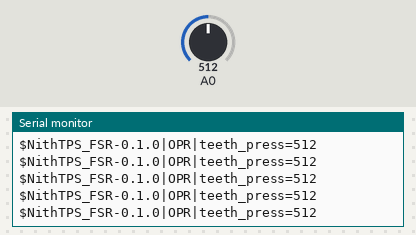
The sketch below on a simulated Arduino Uno, built with avr-gcc and run on an emulated ATmega328P. Parts: the last lines printed to the serial monitor. The inputs (shaded band) are chosen by the test bench; at power-on: A0 = 512.

Above: at 1.2 s.
1.3 s: A0 set to 11
At 2.1 s:
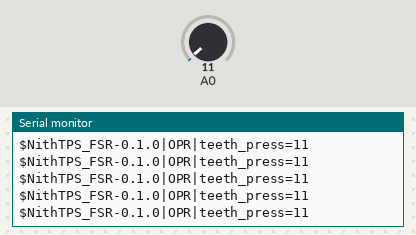
2.8 s: A0 set to 8
At 3.4 s:
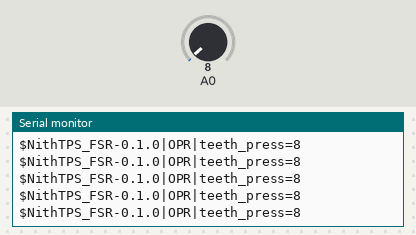
8.8 s: A0 set to 983
At 9.8 s:
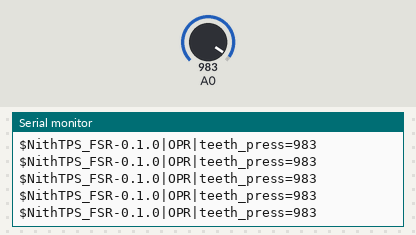
10.3 s: A0 set to 1008
At 11.3 s:
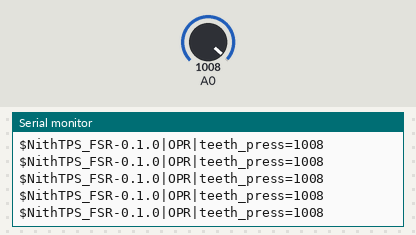
Timing chart, 0 to 13.3 s (numbered marks = the images above; inputs shaded):
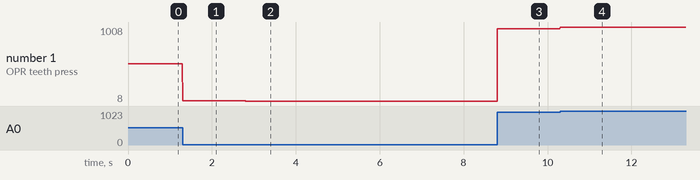

The sketch:

NithTPS_FSR-v0.2.0.ino
```cpp
/* Definition of constants */
#define SAMPLING_DELAY_MS (5)
#define SENSOR_NAME ("NithTPS_FSR-0.1.0")
//#define MAX 400
//#define DEADZONE 300

void setup() {
  // initialize serial communication at 9600 bits per second:
  Serial.begin(115200);
}

void loop() {

  int sensorValue = analogRead(A0); // read the input on analog pin 0
  float voltage = sensorValue;

  #ifdef DEADZONE
  voltage -= DEADZONE;
  if(voltage < 0){
    voltage = 0;
  }
  #endif

  #ifdef MAX
  if(voltage > MAX){
    voltage = MAX;
  }
  #endif

  /* Print output line */
  /* =============================================== */

  /* Line start character */
  Serial.print("$");

  /* Sensor name and version */
  Serial.print(SENSOR_NAME);
  Serial.print("|");

  /* Status line */
  Serial.print("OPR");
  Serial.print("|");

  /* Values */
  Serial.print("teeth_press=");
  Serial.print(voltage, 0);
  #ifdef MAX
  Serial.print("/");
  Serial.println(MAX);
  #else
  Serial.println();
  #endif
  delay(SAMPLING_DELAY_MS);
}
```

Measured:
- after the input at 1.3 s, the serial monitor: prints a new line at once (image 1)
- after the input at 2.8 s, the serial monitor: prints a new line at once (image 2)
- after the input at 8.8 s, the serial monitor: prints a new line at once (image 3)
- after the input at 10.3 s, the serial monitor: prints a new line at once (image 4)
- plotted number 1: 512 → 11 after the input at 1.3 s, 11 → 8 after the input at 2.8 s, 8 → 983 after the input at 8.8 s, 983 → 1008 after the input at 10.3 s
